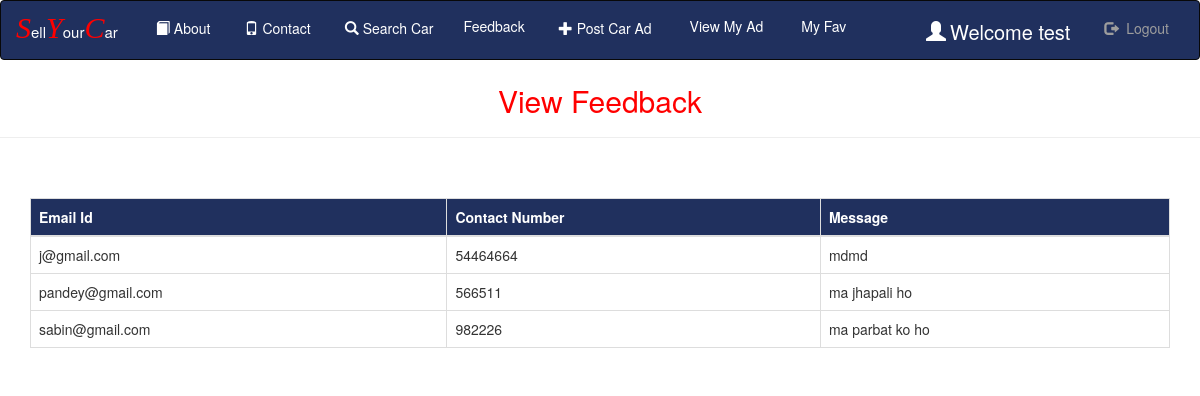
Page /View_feedback/ (signed in) on the committed database.
### Room/models.py (models this page shows, shortened)
class Send_Feedback(models.Model):
    email= models.TextField(null=True)
    contact=models.IntegerField(null=True)
    message1 = models.TextField(null=True)

### Room/views.py (the view)
# urls.py: path('View_feedback/', View_feedback, name='View_feedback'),
def View_feedback(request):
    if not request.user.is_authenticated:
        return redirect('login_admin')
    feed = Send_Feedback.objects.all()
    d = {'feed': feed}
    return render(request, 'view_feedback.html', d)

### Room/context_processors.py (called while the page is built)
def get_unaccepted_car_count(self):
    car_count = Status.objects.filter(status = False).count()
    return {
        "car_count": car_count
    }

### Room/request_exposer.py (called while the page is built)
def RequestExposerMiddleware(get_response):
    def middleware(request):
        models.exposed_request = request
        response = get_response(request)
        return response
    return middleware

### Room/templates/view_feedback.html (shortened to what this page needs)
{% extends 'navigation.html' %}
{% block body %}
<center><h2 style="color:red;margin-top:2%">View Feedback</h2></center><hr>
<div class="container" style="margin-top:5%">
<table class="table table-bordered" id="myTable" >
  <thead>
  <tr>
    <th> Email Id</th>
    <th>Contact Number</th>
      <th>Message</th>
  </tr>
  </thead>
   <tbody>
    {% for i in feed %}
  <tr>
    <td>{{i.email}}</td>
    <td>{{i.contact}}</td>
    <td>{{i.message1}}</td>
  </tr>
    {% endfor %}
    </tbody>
</table>
</div>
{% endblock %}

### Room/templates/navigation.html (shortened to what this page needs)
<!DOCTYPE html>
<html lang="en">
{% load static %}
<head>
  <link rel="stylesheet" href="https://maxcdn.bootstrapcdn.com/bootstrap/3.3.6/css/bootstrap.min.css">
    <link rel = stylesheet href = "https://cdn.datatables.net/1.10.20/css/jquery.dataTables.min.css">
  <link rel="stylesheet" type="text/css" href="https://cdn.jsdelivr.net/npm/toastify-js/src/toastify.min.css">
</head>
<body>
<nav class="navbar navbar-inverse" style="padding:0px;margin:0px;background-color:#20305E;color:white;>
  <div class="container-fluid" style="padding:0px;margin:0px">
    <div class="navbar-header" style="margin-bottom:4px;margin-right:4px;">
      <a class="navbar-brand" href="{% url 'home' %}"><span style="font-size:30px;color:Red"><i style="font-family:cursive">S</i></span><span style="font-size:15px;color:white">ell</span><span style="font-size:30px;color:Red"><i style="font-family:cursive">Y</i></span><span style="font-size:15px;color:white">our</span><span style="font-size:30px;color:Red"><i style="font-family:cursive">C</i></span><span style="font-size:15px;color:white">ar</span></a>
    </div>
    <ul class="nav navbar-nav">
        <li><a href="{% url 'about' %}" style = "color : white"><span class="glyphicon glyphicon-book" style="padding:4px"></span>About</a></li>
        <li><a href="{% url 'contact' %}" style = "color : white"><span class="glyphicon glyphicon-phone" style="padding:4px"></span>Contact</a></li>
      {% if not request.user.is_staff %}
      <li><a href="{% url 'search' %}" style = "color : white"><span class="glyphicon glyphicon-search" style="padding:4px"></span>Search Car</a></li>
      <li class="nav-item dropdown">
        <a class="nav-link dropdown-toggle" href="#" id="navbardrop" data-toggle="dropdown" style="color : white ">
          Feedback
        </a>
      </li>
      {% if request.user.username %}
        <li><a href="{% url 'rent1' %}" style = "color : white"><span class="glyphicon glyphicon-plus" style="padding:4px"></span>Post Car Ad</a></li>
      <li><a href="{% url 'my_car_list' %}" style = "color : white"><span class="glyphicon glyphicon-View" style="padding:4px"></span>View My Ad</a></li>
      <li><a href="{% url 'my_favourate_ad' %}" style = "color : white"><span class="glyphicon glyphicon-View" style="padding:4px"></span>My Fav</a></li>
    {% endif %}
        {% endif %}
    </ul>
    {% if request.user.username %}
    <ul class="nav navbar-nav navbar-right">
      <li><a href="{% url 'user_detail' %}" style="color:white;font-size:20px"> <span class="glyphicon glyphicon-user" style="padding:4px;"></span>Welcome  {{request.user.username}}</a></li>
      <li><a href="{% url 'logout' %}" style="margin-right:30px"><span class="glyphicon glyphicon-log-out" style="padding:4px;"></span> Logout</a></li>
    </ul>
    {% endif %}
</nav>
{% block body %}
{% endblock %}
</body>
</html>

### Room/templates/navigation.html (style rules this page uses)
th { background-color:#20305E; color:white; }

### rows in the picture
Send_Feedback: email "j@gmail.com", contact "54464664", message1 "mdmd"
Send_Feedback: email "pandey@gmail.com", contact "566511", message1 "ma jhapali ho"
Send_Feedback: email "sabin@gmail.com", contact "982226", message1 "ma parbat ko ho"

### other values in the picture
{{ request.user.username }} "test"
